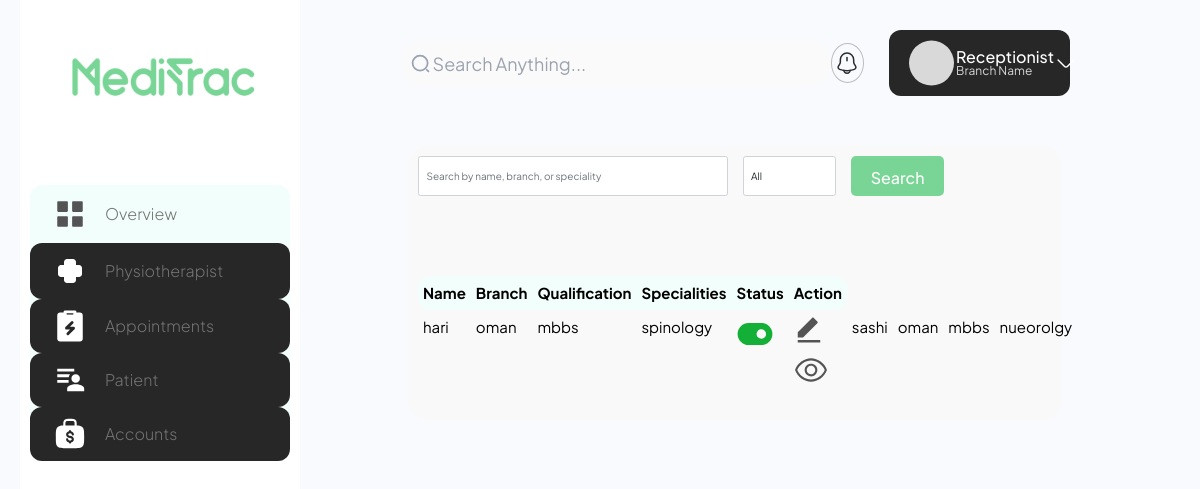
Page /reception/therapist/list/ on the committed database.
### receptionist/models.py (models this page shows, shortened)
class Therapist(models.Model):
    name = models.CharField(max_length=100)
    address = models.TextField()
    qualification = models.CharField(max_length=200)  # Added Qualification
    specialities = models.ManyToManyField(Speciality)
    branch = models.ForeignKey(Branch, on_delete=models.CASCADE)
    phone = models.CharField(max_length=15)
    date_of_birth = models.DateField()
    GENDER_CHOICES = [('male', 'Male'), ('female', 'Female')]
    gender = models.CharField(max_length=6, choices=GENDER_CHOICES)
    appointment_interval = models.PositiveIntegerField()  # Changed name to appointment_interval
    working_days = models.ManyToManyField(WorkingDay, through='TherapistWorkingDay')  # Through an intermediary model
    is_active = models.BooleanField(default=True)
    profile_photo = models.ImageField(upload_to='receptionist/therapists/', blank=True, null=True)

class Branch(models.Model):
    name = models.CharField(max_length=100)
    email = models.EmailField()
    address = models.TextField()
    phone_number = models.CharField(max_length=20)
    is_active = models.BooleanField(default=True)
    def __str__(self):
        return self.name

class Speciality(models.Model):
    name = models.CharField(max_length=100)
    description = models.TextField()

### receptionist/views.py (the view)
# urls.py: path('therapist/list/', views.list_therapists, name='list_therapists'),
def list_therapists(request):
    search_query = request.GET.get('search', '')
    is_active_filter = request.GET.get('is_active', None)
    page_number = request.GET.get('page', 1)
    queryset = Therapist.objects.select_related('branch').prefetch_related('specialities')
    if search_query:
        queryset = queryset.filter(
            Q(name__icontains=search_query) |
            Q(branch__name__icontains=search_query) |
            Q(specialities__name__icontains=search_query)
        ).distinct()
    if is_active_filter is not None:
        is_active = bool(int(is_active_filter))
        queryset = queryset.filter(is_active=is_active)
    paginator = Paginator(queryset, 10)  # Show 10 therapists per page
    therapists = paginator.get_page(page_number)
    context = {
        'therapists': therapists,
        'search_query': search_query,
        'is_active_filter': is_active_filter
    }
    return render(request, 'reception/therapist_list.html', context)

### templates/reception/therapist_list.html (shortened to what this page needs)
{% extends 'reception/base.html' %}{% load static %} {% block content %}
<link rel="stylesheet" href="{% static 'css/therapist/style.css' %}" />
<link
  href="https://cdn.jsdelivr.net/npm/bootstrap@5.0.2/dist/css/bootstrap.min.css"
  rel="stylesheet"
/>
<link
  href="https://unpkg.com/tailwindcss@^2/dist/tailwind.min.css"
  rel="stylesheet"
/>
<link rel="stylesheet" href="{% static 'css/uikit/styles/uikit.css' %}" />
<div class="row mb-3">
  <div class="col-md-6">
    <input
      type="text"
      id="searchQuery"
      class="form-control therapist-search"
      placeholder="Search by name, branch, or speciality"
    />
  </div>
  <div class="col-md-2">
    <select id="isActiveFilter" class="form-control therapist-select">
      <option value="">All</option>
    </select>
  </div>
  <div class="col-md-4">
    <button id="searchButton" class="btn btn--main therapist-search-btn">
      Search
    </button>
  </div>
</div>
<table class="table table patient-table">
  <thead class="table-head-bg">
    <tr>
      <th>Name</th>
      <th>Branch</th>
      <th>Qualification</th>
      <th>Specialities</th>
      <th>Status</th>
      <th>Action</th>
    </tr>
  </thead>
  <tbody id="therapistTableBody">
    <tr>
      {% for therapist in therapists %}
      <td>{{therapist.name}}</td>
      <td>{{therapist.branch}}</td>
      <td>{{therapist.qualification}}</td>
      <td>
        {% for speciality in therapist.specialities.all %} {{ speciality.name }}
        {% if not forloop.last %}, {% endif %} {% endfor %}
      </td>
      {% if therapist.is_active %}
      <td>
        <img
          src="{% static 'images/actions/switch_on.svg' %}"
          id="off-switch-1"
          alt=""
          onclick="toggleImage('off-switch-1')"
          class="status-image"
        />
      </td>
      {% endif %}
      <td>
        <a href=""
          ><img src="{% static 'images/actions/edit_icon.svg' %}" alt=""
        /></a>
        <a href=""
          ><img src="{% static 'images/actions/eye_icon.svg' %}" alt=""
        /></a>
      </td>
      {% endfor %}
    </tr>
  </tbody>
</table>
{% endblock %}

### static/css/panel_style.css (style rules this page uses)
* { margin: 0; padding: 0; box-sizing: border-box; font-family: 'Plus Jakarta Sans', sans-serif; }
:root { --blue-color: #4070f4; --grey-color: #707070; }

### static/css/therapist/style.css (style rules this page uses)
html { min-height: 100%; }
@media (min-width: 990px) { .status-image { width: 38px; } }
.table th, .table td { padding: 10px; text-align: left; border: none; }
.table th:first-child { border-top-left-radius: 12px; border-bottom-left-radius: 12px; }
.table th:last-child { border-top-right-radius: 12px; border-bottom-right-radius: 12px; }
* { font-family: "Plus Jakarta Sans", sans-serif !important; }
.table-head-bg { background-color: #f2fefb !important; }
.table-head-bg { background-color: #f2fefb; border-radius: 20px 20px 0 0; }
.patient-table { margin-top: 8rem; }
.therapist-search, .therapist-select { border-radius: 14px; border-radius: 8px; }
@media screen and (min-width: 992px) { .therapist-search, .therapist-select, .therapist-search-btn { height: 4rem !important; } }

### static/css/uikit/styles/modules/_variables.css (style rules this page uses)
:root { --color-main: #5aa5b9; --color-main-light: #e6faff; --color-sub: #3f4156; --color-sub-light: #51546e; --color-sub-lighter: #ededfd; --color-text: #737373; --color-gray: #8b8b8b; --color-light: #e5e7eb; --color-light-gray: #767676; --color-bg: #f8fafd; --color-white: #fffefd; --color-white-light: #f3f3f3; --color-success: #359e64; --color-success-bg: #def8e8; --color-error: #fc4b0b; --color-error-bg: #fff2ee; --font-base: 'Poppins', arial, helvetica, 'Segoe UI', roboto, ubuntu, sans-serif; --font-monospace: 'Fira Code', 'Courier New', courier, monospace; --font-regular: 300; --font-medium: 500; --font-bold: 700; --generic-shadow: 1px 1px 5px #00000010; --generic-transition: all 0.3s ease-in-out; }

### static/css/uikit/styles/modules/_base.css (style rules this page uses)
* { margin: 0; padding: 0; box-sizing: border-box; text-rendering: optimizeLegibility; color: inherit; font-size: inherit; }
html { font-size: 50%; }
@media only screen and (min-width: 480px) { html { font-size: 56.25%; } }
@media only screen and (min-width: 1200px) { html { font-size: 62.5%; } }

### static/css/uikit/styles/modules/_typography.css (style rules this page uses)
* { font-family: var(--font-base); }
a { padding-bottom: 2px; text-decoration: none; display: inline-block; color: var(--color-main); font-weight: var(--font-medium); }

### static/css/uikit/styles/modules/_button.css (style rules this page uses)
.btn { display: inline-block; position: relative; cursor: pointer; background-color: var(--color-light); font-weight: var(--font-medium); color: var(--color-sub); text-decoration: none; padding: 1rem 2rem; border-radius: 0.5rem; border: none; width: -webkit-fit-content; width: -moz-fit-content; width: fit-content; height: -webkit-fit-content; height: -moz-fit-content; height: fit-content; font-size: 1.6rem; outline-width: 0; outline-color: transparent; -webkit-backface-visibility: hidden; backface-visibility: hidden; transition: all 0.3s ease-in-out; }
.btn--main { background-color: #78d596; color: var(--color-white); }

### rows in the picture
Therapist: name "hari", branch "oman", qualification "mbbs", is_active True (drawn)
Speciality: name "spinology"
Therapist: name "sashi", branch "oman", qualification "mbbs"
Speciality: name "nueorolgy"
